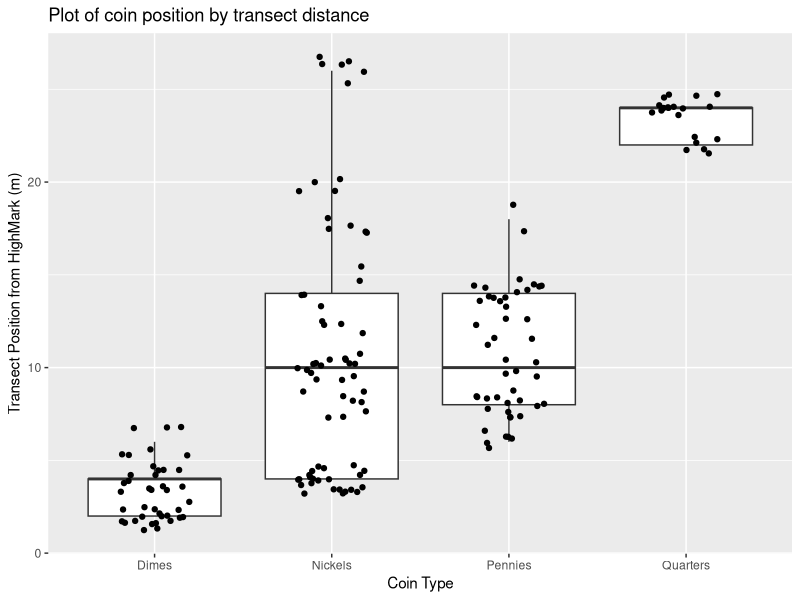

Here is the R script that generated this plot:
### coin simulation on pool transect ###

# packages

library(ggplot2)

# locations

PennyLocation <- c(6, 6, 6, 6, 6, 6, 8, 8, 8, 8, 8, 8, 8, 8, 8, 8, 8, 8, 8, 8, 10, 10, 10, 10, 10, 12, 12, 12, 12, 12, 12, 14, 14, 14, 14, 14, 14, 14, 14, 14, 14, 14, 14, 14, 14, 18, 18)
NickelLocation <- c(4, 4, 4, 4, 4, 4, 4, 4, 4, 4, 4, 4, 4, 4, 4, 4, 4, 4, 4, 4, 4, 4, 4, 8, 8, 8, 8, 8, 8, 8, 8, 10, 10, 10, 10, 10, 10, 10, 10, 10, 10, 10, 10, 10, 10, 10, 12, 12, 12, 12, 14, 14, 14, 14, 16, 18, 18, 18, 18, 18, 20, 20, 20, 20, 26, 26, 26, 26, 26, 26)
DimeLocation <- c(2, 2, 2, 2, 2, 2, 2, 2, 2, 2, 2, 2, 2, 2, 2, 2, 2, 2, 2, 4, 4, 4, 4, 4, 4, 4, 4, 4, 4, 4, 4, 4, 4, 6, 6, 6, 6, 6, 6, 6)
QuarterLocation <- c(22, 22, 22, 22, 22, 22, 24, 24, 24, 24, 24, 24, 24, 24, 24, 24, 24, 24, 24, 24)

# dataframes

Pennies.df <- data.frame(loc=PennyLocation,cointype="Pennies")
Nickels.df <- data.frame(loc=NickelLocation,cointype="Nickels")
Dimes.df <- data.frame(loc=DimeLocation,cointype="Dimes")
Quarters.df <- data.frame(loc=QuarterLocation,cointype="Quarters")

# combining data frames

AllCoinsLoc.df <- rbind(Pennies.df,Nickels.df,Dimes.df,Quarters.df)

# plot

ggplot(AllCoinsLoc.df,aes(x=cointype,y=loc)) +
  
  geom_boxplot() +
  geom_jitter(position=position_jitter(0.2)) +
  labs(title="Plot of coin position by transect distance",
       x="Coin Type", y="Transect Position from HighMark (m)")

# ANOVA test

aovCoinLoc <- aov(loc~cointype, data=AllCoinsLoc.df)
print(model.tables(aovCoinLoc,"means"),digits=3)
summary(aovCoinLoc)

# tukey test

TukeyHSD(aovCoinLoc)